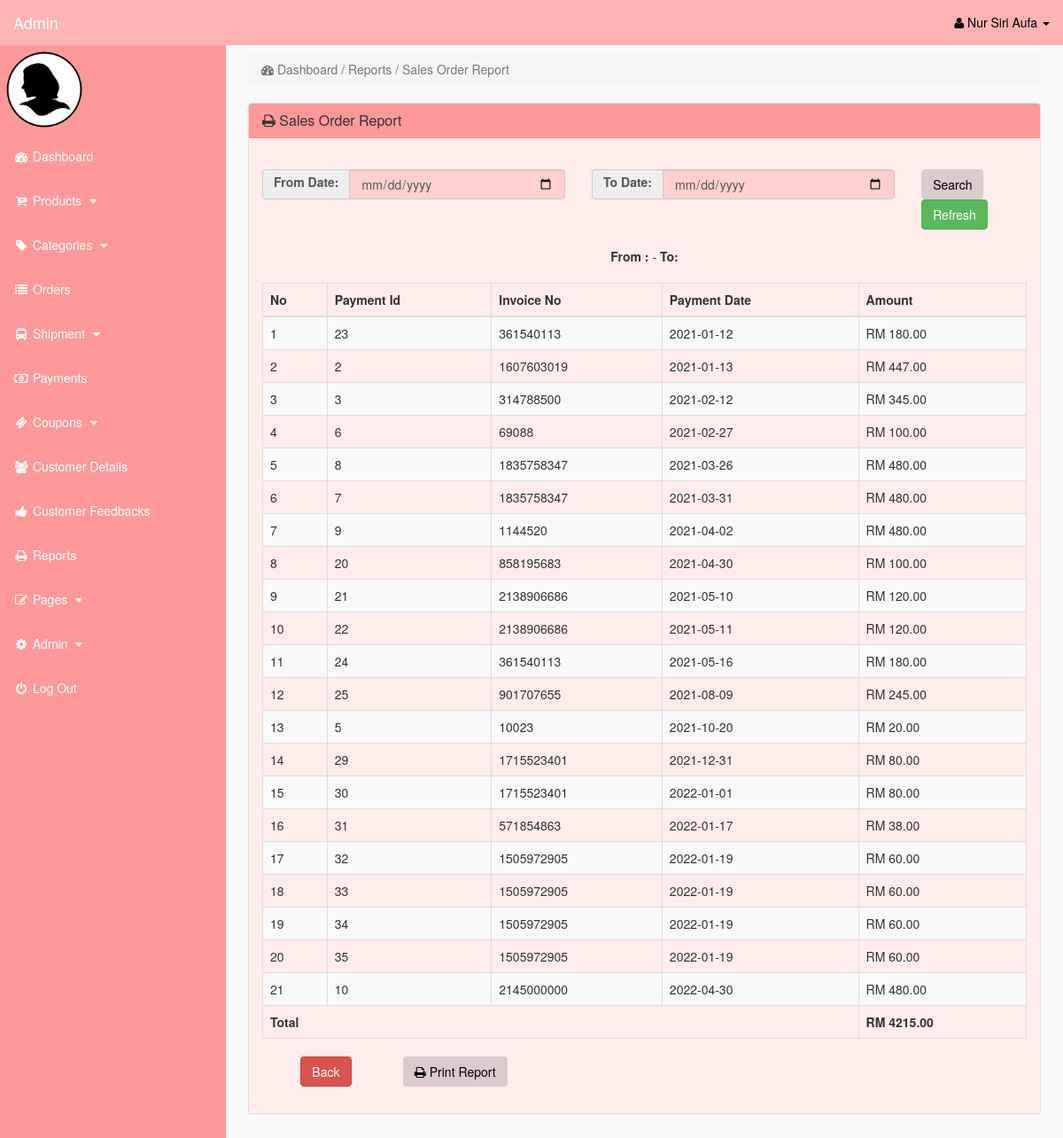
/admin/index.php?sales_order (signed in), run on the app's committed database.
### tables this page shows
CREATE TABLE `payments` (
  `payment_id` int(10) NOT NULL,
  `invoice_no` int(10) NOT NULL,
  `amount` decimal(10,2) NOT NULL,
  `payment_mode` text NOT NULL,
  `ref_no` int(10) NOT NULL,
  `payment_date` date NOT NULL
);

### admin/sales_order.php (the view)
<?php
	if(!isset($_SESSION['admin_email'])){
		echo "<script>window.open('login.php','_self')</script>";
	}
		else {
?>
	<div class="row">
		<div class="col-lg-12">
			<ol class="breadcrumb">
				<li class="active">
					<i class="fa fa-dashboard"></i> Dashboard / Reports / Sales Order Report
				</li>
			</ol>
		</div>
	</div>
	<div class="row">
		<div class="col-lg-12">
			<div class="panel panel-default">
				<div class="panel-heading">
					<h3 class="panel-title">
						<i class="fa fa-print"></i> Sales Order Report
					</h3>
				</div>
							<div class="panel-body" >
                            <br>
                            <form class="form-group" method="POST" action="">
                                <div class="box-body">
                                    <div class="row">
                                        <div class="col-md-5">
                                            <div class="form-group">
                                                <div class="input-group date">
                                                    <div class="input-group-addon">
                                                        <label>From Date:</label>
                                                    </div>
                                                        <input type="date" class="form-control pull-right" name="from_date" value="<?php echo isset($_POST['from_date']) ? $_POST['from_date'] : '' ?>" data-date-format="yyyy-mm-dd">
                                                </div>
                                            </div>
                                        </div>
                                        <div class="col-md-5">
                                            <div class="form-group">
                                                <div class="input-group date">
                                                    <div class="input-group-addon">
                                                        <label>To Date:</label>
                                                    </div>
                                                        <input type="date" class="form-control pull-right" name="to_date" value="<?php echo isset($_POST['to_date']) ? $_POST['to_date'] : '' ?>" data-date-format="yyyy-mm-dd">
                                                </div>
                                            </div>
                                        </div>
                                        <div class="col-md-2">
                                            <button class="btn btn-primary" name="filter">Search</button>
                                            <a href="index.php?sales_order" type="button" class="btn btn-success">Refresh</a>
                                        </div>
                                        <br>
                                    </div>
                            </form>
                                <br>
                                <center>
                                <div class="input-group col-md-6">
                                   <div class="box-title"><b>From :</b> <?php echo isset($_POST['from_date']) ? $_POST['from_date'] : '' ?> - <b>To:</b> <?php echo isset($_POST['to_date']) ? $_POST['to_date'] : '' ?></div>
						    	</div>
                                <br>
                                <div class="table-responsive" >
								<table class="table table-bordered table-hover table-striped" >
									<thead>
										<tr>
                                            <th>No</th>
											<th>Payment Id</th>
											<th>Invoice No</th>
											<th>Payment Date</th>
                                            <th>Amount</th>
										</tr>
									</thead>
									<tbody>
                                    <?php
                                        if(isset ($_POST['filter'])){
                                            $from_date = date("Y-m-d", strtotime($_POST['from_date']));
                                            $to_date = date("Y-m-d", strtotime($_POST['to_date']));
                                            $i=0;
                                            $query=mysqli_query($con, "select * from `payments` WHERE date(`payment_date`) between '$from_date' and '$to_date' order by payment_date asc");
                                            $row=mysqli_num_rows($query);
                                                if($row>0){
                                                    while($fetch=mysqli_fetch_array($query)){
                                                        $i++;
                                    ?>
                                    <tr>
                                        <td><?php echo $i; ?></td>
                                        <td><?php echo $fetch['payment_id']?></td>
                                        <td><?php echo $fetch['invoice_no']?></td>
                                        <td><?php echo $fetch['payment_date']?></td>
                                        <td>RM <?php echo $fetch['amount']?></td>
                                    </tr>
                                    <?php
                                                    }
                                    ?>
                                        <tr>
                                            <?php
                                                $query=mysqli_query($con, "select sum(amount) as sum from `payments` WHERE date(`payment_date`) between '$from_date' and '$to_date' order by payment_date asc");
                                                    while($fetch=mysqli_fetch_array($query)){
                                            ?>
                                            <td colspan = "4"> <b><?php echo "Total";?></b> </td>
                                            <td colspan = "1" > <b>RM <?php echo $fetch['sum']?></b> </td>
                                            <?php
                                                    }
                                            ?>
                                    </tr>
                                    <?php
                                                }
                                                else {
                                                    echo'
                                                        <tr>
                                                            <td colspan = "5"><center>No Record Found</center></td>
                                                        </tr>';
                                                }
                                        }
                                                else {
                                                    $i=0;
                                                    $query=mysqli_query($con, "select * from `payments` order by payment_date asc");
                                                        while($fetch=mysqli_fetch_array($query)){
                                                            $i++;
                                    ?>
                                        <tr>
                                            <td><?php echo $i; ?></td>
                                            <td><?php echo $fetch['payment_id']?></td>
                                            <td><?php echo $fetch['invoice_no']?></td>
                                            <td><?php echo $fetch['payment_date']?></td>
                                            <td>RM <?php echo $fetch['amount']?></td>
                                        </tr>
                                    <?php
                                                        }
                                    ?>
                                        <tr>
                                            <?php
                                                $query=mysqli_query($con, "select sum(amount) as sum from `payments`");
                                                    while($fetch=mysqli_fetch_array($query)){
                                            ?>
                                            <td colspan = "4"> <b><?php echo "Total";?></b> </td>
                                            <td colspan = "1" > <b>RM <?php echo $fetch['sum']?></b> </td>
                                            <?php
                                                    }
                                            ?>
                                        </tr>
                                    <?php
                                            }
                                    ?>
							</tbody>
					</table>
                </div>
                <div class="row">
                    <div class="col-md-12">
                        <div class="col-md-2">
                            <a href="index.php?view_reports" class="btn btn-danger"> Back </a>
                        </div>
                        <div class="col-md-2">
							<button onclick="window.print();" class="btn btn-primary"><i class="fa fa-print"></i> Print Report</button>
                        </div>
                    </div>
				</div>
              </div>
			</div>
		</div>
	</div>
</div>
<?php
	}
?>

### admin/includes/sidebar.php (shortened to what this page needs)
<?php
	if(!isset($_SESSION['admin_email'])){
		echo "<script>window.open('login.php','_self')</script>";
	}
		else {
?>
	<nav class="navbar navbar-inverse navbar-fixed-top" >
		<div class="navbar-header" >
				<a class="navbar-brand" href="index.php?dashboard">Admin</a>
		</div>
		<ul class="nav navbar-right top-nav" >
			<li class="dropdown" >
				<a href="#" class="dropdown-toggle" data-toggle="dropdown" >
					<i class="fa fa-user" ></i>
						<?php echo $admin_fname; ?> <b class="caret" ></b>
				</a>
</li>
</ul>
	<div class="collapse navbar-collapse navbar-ex1-collapse">
		<ul class="nav navbar-nav side-nav">
	<li>
		<img src="admin_image/<?php echo $admin_image; ?>" width="100" height="100" >
	</li>
	<li>
		<a href="index.php?dashboard">
			<i class="fa fa-fw fa-dashboard"></i> Dashboard
		</a>
	</li>
	<li>
		<a href="#" data-toggle="collapse" data-target="#products">
			<i class="fa fa-fw fa-cart-plus""></i> Products
				<i class="fa fa-fw fa-caret-down"></i>
	</a>
	</li>
	<li>
		<a href="#" data-toggle="collapse" data-target="#p_cat">
			<i class="fa fa-fw fa-tag"></i> Categories
			<i class="fa fa-fw fa-caret-down"></i>
		</a>
	</li>
	<li>
		<a href="index.php?view_orders">
			<i class="fa fa-fw fa-list"></i> Orders
		</a>
	</li>
	<li>
		<a href="#" data-toggle="collapse" data-target="#shipment">
			<i class="fa fa-fw fa-bus"></i> Shipment
			<i class="fa fa-fw fa-caret-down"></i>
		</a>
	</li>
	<li>
		<a href="index.php?view_payments">
			<i class="fa fa-fw fa-money"></i> Payments
		</a>
	</li>
	<li>
		<a href="#" data-toggle="collapse" data-target="#coupons">
			<i class="fa fa-fw fa-ticket"></i> Coupons
			<i class="fa fa-fw fa-caret-down"></i>
		</a>
	</li>
	<li>
		<a href="index.php?view_customers">
			<i class="fa fa-fw fa-users"></i> Customer Details
		</a>
	</li>
	<li>
		<a href="index.php?view_feedbacks">
			<i class="fa fa-fw fa-thumbs-up"></i> Customer Feedbacks
		</a>
	</li>
	<li>
		<a href="index.php?view_reports">
			<i class="fa fa-fw fa-print"></i> Reports
		</a>
	</li>
	<li>
		<a href="#" data-toggle="collapse" data-target="#pages">
			<i class="fa fa-fw fa-edit"> </i> Pages
			<i class="fa fa-fw fa-caret-down"></i>
		</a>
	</li>
	<li>
		<a href="#" data-toggle="collapse" data-target="#admin">
			<i class="fa fa-fw fa-gear"></i> Admin
			<i class="fa fa-fw fa-caret-down"></i>
		</a>
	</li>
	<li>
		<a href="logout.php">
			<i class="fa fa-fw fa-power-off"></i> Log Out
		</a>
	</li>
		</ul>
	</div>
</nav>
<?php
	}
?>

### admin/css/style.css (style rules this page uses)
body { margin-top:100px; }
@media (min-width: 768px) { body { margin-top:50px; } }
.top-nav { padding:0 15px; }
.top-nav>li { display:inline-block; float:left; }
.top-nav>li>a { padding-top:15px; padding-bottom:15px; line-height:20px; color:black; }
@media (min-width: 768px) { .side-nav { position:fixed; top:51px; width:255px; border-radius:0; overflow-y:auto; background-color: #ff9999; bottom:0; overflow-x:hidden; padding-bottom:40px; } }
@media (min-width: 768px) { .side-nav>li>a { width:255px; } }
.panel-body { border-radius:5px; background-color: #ffedec }

### data on the page
payments: payment_id "23", invoice_no "361540113", payment_date "2021-01-12", amount "180.00"
payments: payment_id "2", invoice_no "1607603019", payment_date "2021-01-13", amount "447.00"
payments: payment_id "3", invoice_no "314788500", payment_date "2021-02-12", amount "345.00"
payments: payment_id "6", invoice_no "69088", payment_date "2021-02-27", amount "100.00"
payments: payment_id "8", invoice_no "1835758347", payment_date "2021-03-26", amount "480.00"
payments: payment_id "7", invoice_no "1835758347", payment_date "2021-03-31", amount "480.00"
payments: payment_id "9", invoice_no "1144520", payment_date "2021-04-02", amount "480.00"
payments: payment_id "20", invoice_no "858195683", payment_date "2021-04-30", amount "100.00"
payments: payment_id "21", invoice_no "2138906686", payment_date "2021-05-10", amount "120.00"
payments: payment_id "22", invoice_no "2138906686", payment_date "2021-05-11", amount "120.00"
payments: payment_id "24", invoice_no "361540113", payment_date "2021-05-16", amount "180.00"
payments: payment_id "25", invoice_no "901707655", payment_date "2021-08-09", amount "245.00"
payments: payment_id "5", invoice_no "10023", payment_date "2021-10-20", amount "20.00"
payments: payment_id "29", invoice_no "1715523401", payment_date "2021-12-31", amount "80.00"
payments: payment_id "30", invoice_no "1715523401", payment_date "2022-01-01", amount "80.00"
payments: payment_id "31", invoice_no "571854863", payment_date "2022-01-17", amount "38.00"
payments: payment_id "32", invoice_no "1505972905", payment_date "2022-01-19", amount "60.00"
payments: payment_id "33", invoice_no "1505972905", payment_date "2022-01-19", amount "60.00"
payments: payment_id "34", invoice_no "1505972905", payment_date "2022-01-19", amount "60.00"
payments: payment_id "35", invoice_no "1505972905", payment_date "2022-01-19", amount "60.00"
payments: payment_id "10", invoice_no "2145000000", payment_date "2022-04-30", amount "480.00"

### other printed values
$admin_fname "Nur Siri Aufa"
$fetch['sum'] "4215.00"
